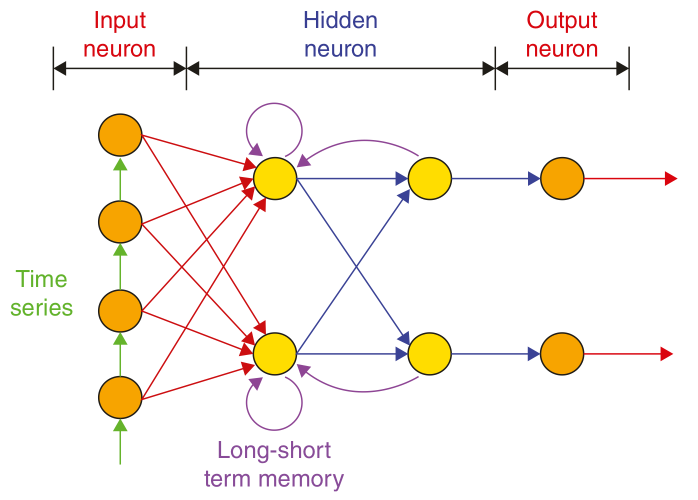
#> input picture pytorch_exercise/openCV_tutorial1/nn_network.jpeg, 1395 x 1000 px, found by its file name (shown at 1/2 size)
$ python opeCV_tutorial6.py
#> lines starting #> are read from the running program, lines starting #| are printed output that depends on the picture; after the words box and inside, x2 and y2 are one past the last pixel; in counts of white or black regions, pixels touching at a corner belong together
import cv2
import numpy as np

def empty():
    pass

img = cv2.imread('openCV_tutorial/nn_network.jpeg')
#> img is the input picture: shape (1000, 1395, 3); mean B, G, R 237.9, 244.3, 249.3
img = cv2.resize(img, (0, 0), fx = 0.8, fy = 0.8)
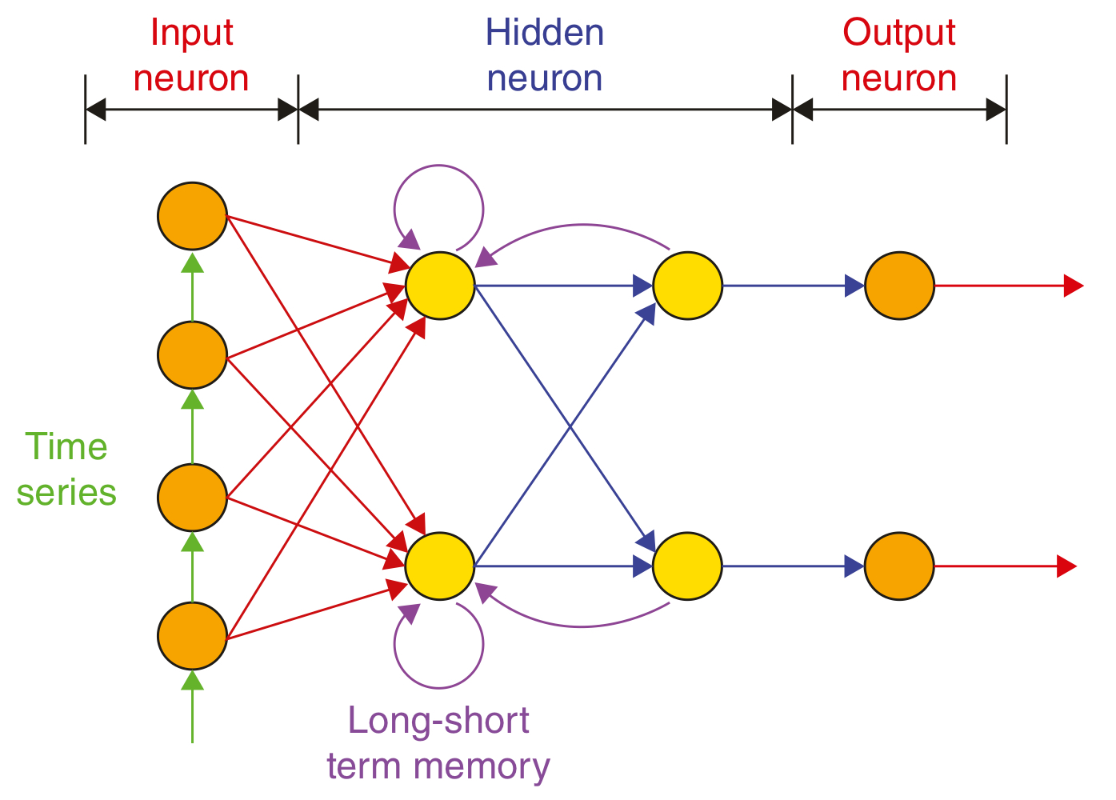
#> img: shape (800, 1116, 3); mean B, G, R 237.9, 244.3, 249.3

cv2.namedWindow('TrackBar') #創建動態控制條
cv2.resizeWindow('TrackBar', 1160, 800)
cv2.createTrackbar('Hue Min', 'TrackBar', 0, 179, empty)
#> slider 'Hue Min' is set to 35
cv2.createTrackbar('Hue Max', 'TrackBar', 179, 179, empty)
cv2.createTrackbar('Sat Min', 'TrackBar', 0, 255, empty)
#> slider 'Sat Min' is set to 51
cv2.createTrackbar('Sat Max', 'TrackBar', 255, 255, empty)
cv2.createTrackbar('Val Min', 'TrackBar', 0, 255, empty)
#> slider 'Val Min' is set to 51
cv2.createTrackbar('Val Max', 'TrackBar', 255, 255, empty)

hsv = cv2.cvtColor(img, cv2.COLOR_BGR2HSV) #hsv由色調、飽和度和亮度來定義一個顏色
#> hsv: shape (800, 1116, 3); mean H, S, V 7.1, 15.7, 250.3
while True:
    h_min = cv2.getTrackbarPos('Hue Min', 'TrackBar')
    h_max = cv2.getTrackbarPos('Hue Max', 'TrackBar')
    s_min = cv2.getTrackbarPos('Sat Min', 'TrackBar')
    s_max = cv2.getTrackbarPos('Sat Max', 'TrackBar')
    v_min = cv2.getTrackbarPos('Val Min', 'TrackBar')
    v_max = cv2.getTrackbarPos('Val Max', 'TrackBar')
    print(h_min, h_max, s_min, s_max, v_min, v_max)

    lower = np.array([h_min, s_min, v_min])
    upper = np.array([h_max, s_max, v_max])

    mask = cv2.inRange(hsv, lower, upper)
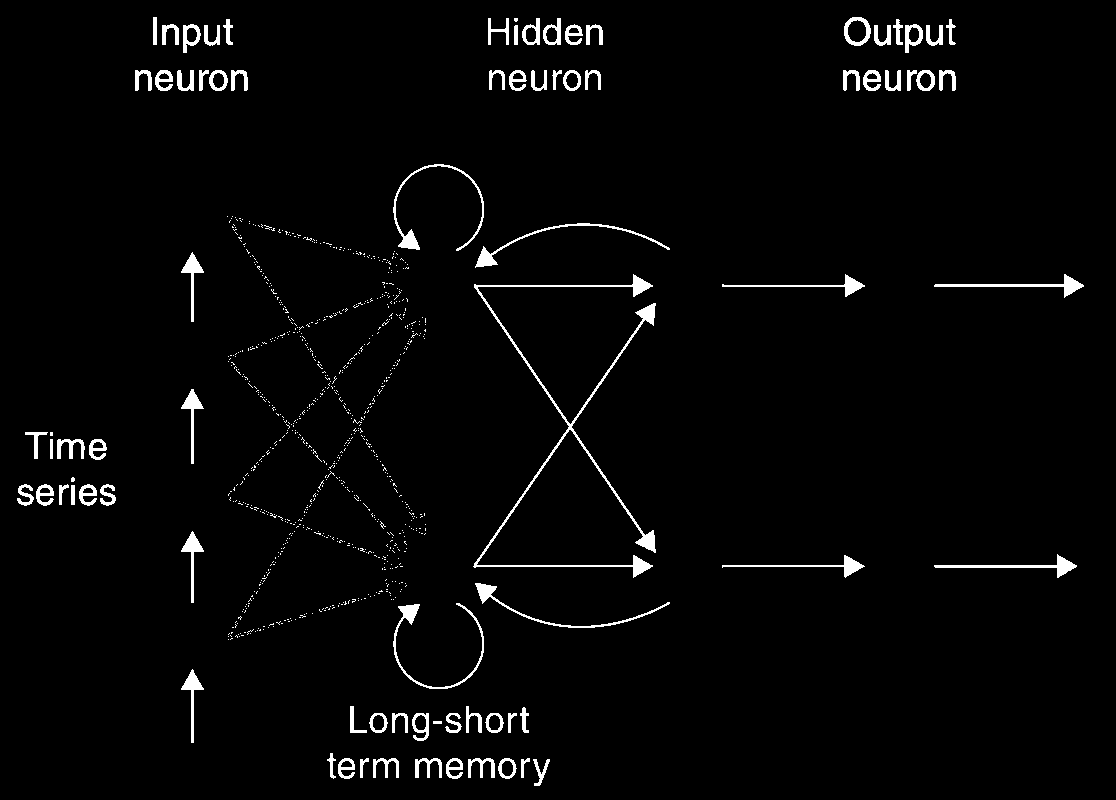
#> mask: shape (800, 1116); 2.5% white; 873 white regions (795 under 20 px), largest, box (x1, y1, x2, y2) and area: (473, 274, 656, 578) 3089, (393, 603, 484, 689) 762, (393, 164, 484, 251) 753
    result = cv2.bitwise_and(img, img, mask = mask)
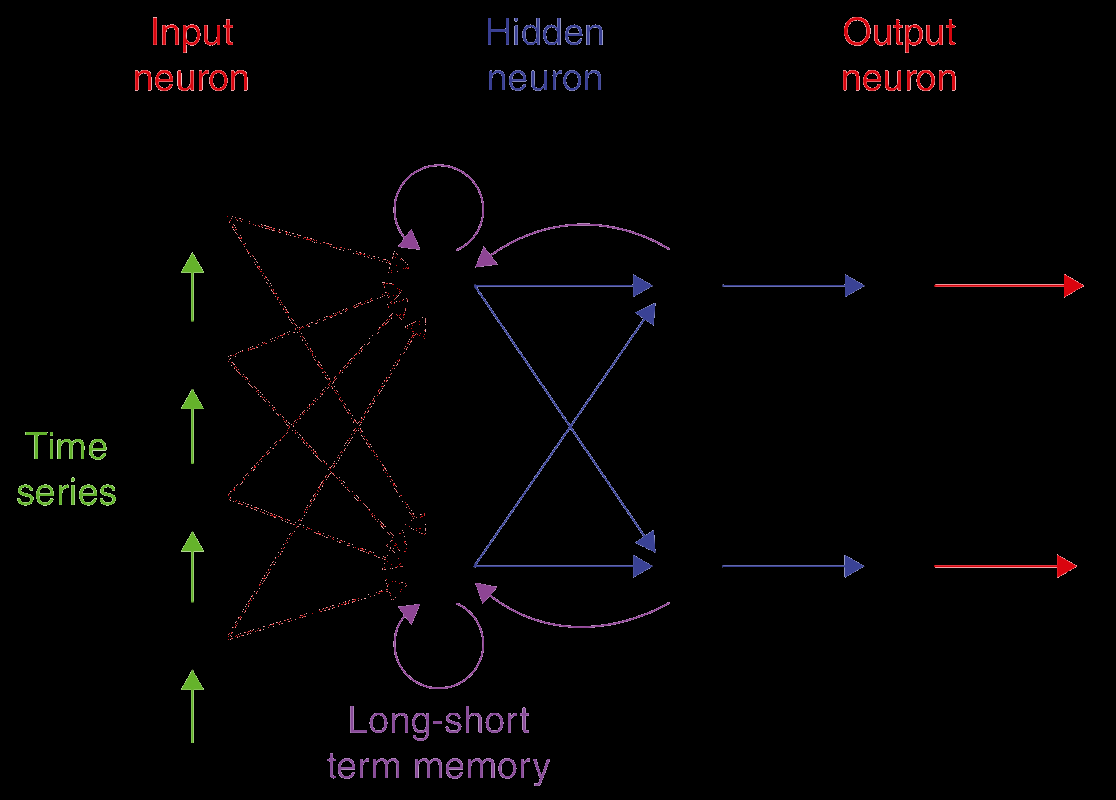
#> result: shape (800, 1116, 3); mean B, G, R 3, 2.4, 3.8
    cv2.imshow('img', img)
    #cv2.imshow('hsv', hsv)
    cv2.imshow('mask', mask)
    cv2.imshow('result', result)
    cv2.waitKey(1)
